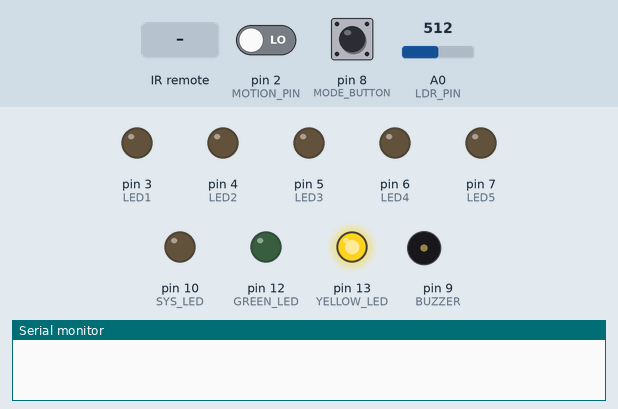
Recording of a sketch running on a simulated Arduino Uno, built with avr-gcc and run on an emulated ATmega328P. On the bench: output pins drawn as LEDs (lit = HIGH), buzzer (waves = sounding, pin HIGH), the last lines printed to the serial monitor. Dashed ring = blinking. The inputs (shaded band) are chosen by the test bench; at power-on: A0 (LDR_PIN) = 512, pin 8 (MODE_BUTTON) HIGH, pin 2 (MOTION_PIN) LOW.

Above: at 1.2 s.
1.3 s: infrared code 0xFF30CF received
At 1.9 s:
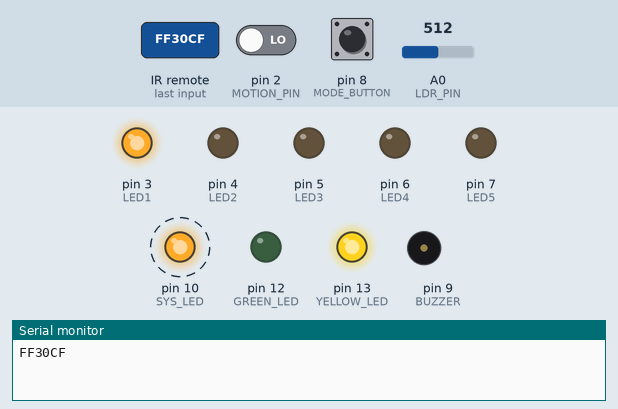
4.8 s: A0 (LDR_PIN) set to 490
At 5.75 s:
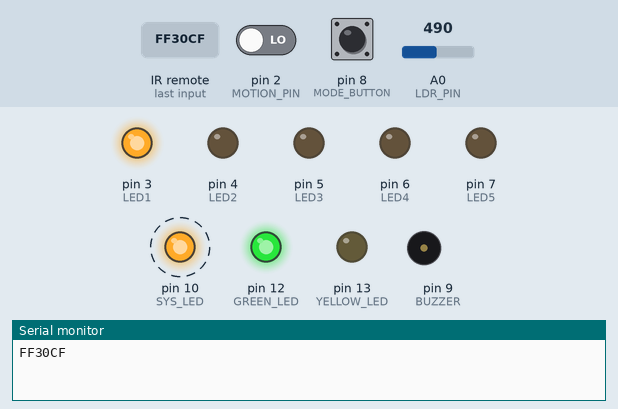
8.3 s: A0 (LDR_PIN) set to 510
At 10.25 s:
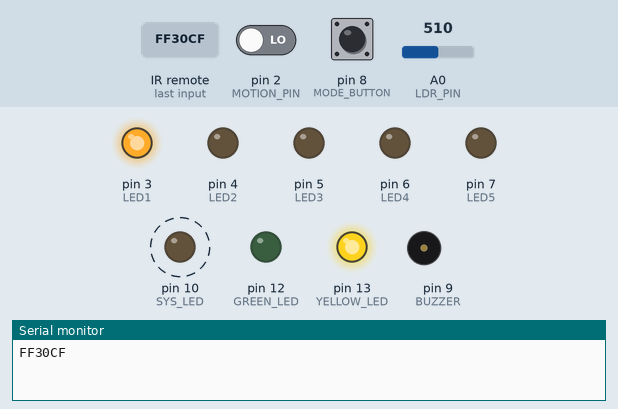
12.0 s: infrared code 0xFF18E7 received
At 12.75 s:
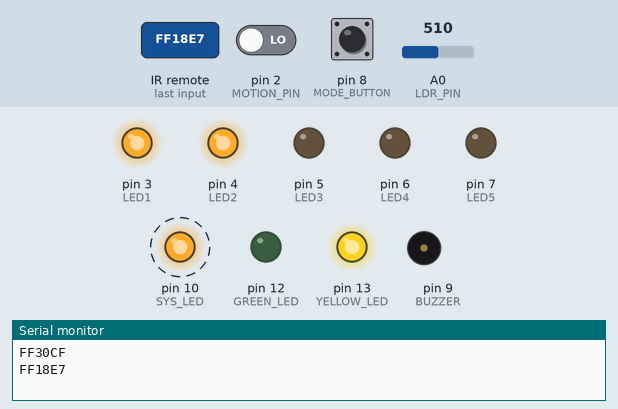
15.5 s: pin 8 (MODE_BUTTON) pulled LOW for 0.15 s
At 15.94 s:
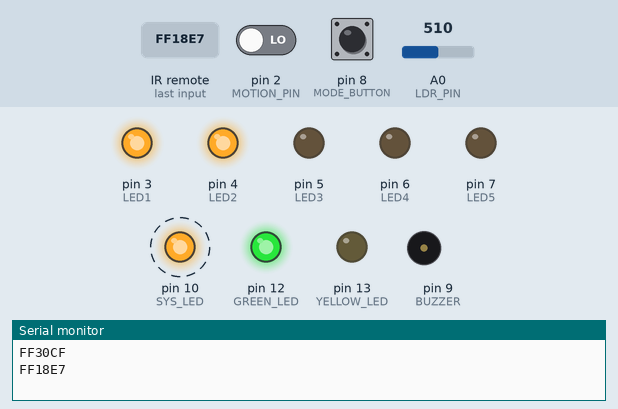
19.0 s: pin 8 (MODE_BUTTON) pulled LOW for 1 s
At 19.1 s:
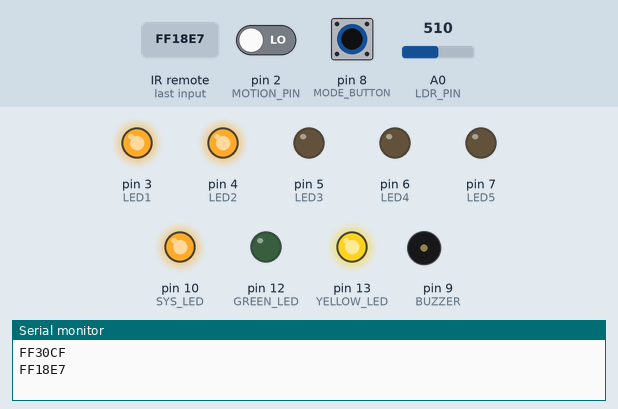
Timing chart, 0 to 23.6 s (numbered marks = the images above; inputs shaded):
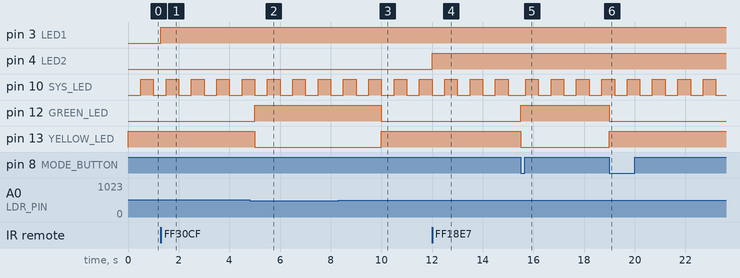

Measured:
- the behaviour switches between 500 and 499 on A0 (LDR_PIN) (found by bisection; images 1 and 2)
- after the input at 1.3 s, pin 3 (LED1): LOW → HIGH at once
- after the input at 4.8 s, pin 12 (GREEN_LED): LOW → HIGH after 0.20 s; pin 13 (YELLOW_LED): HIGH → LOW after 0.20 s
- after the input at 8.3 s, pin 12 (GREEN_LED): HIGH → LOW after 1.7 s; pin 13 (YELLOW_LED): LOW → HIGH after 1.7 s
- after the input at 12.0 s, pin 4 (LED2): LOW → HIGH at once
- after the input at 15.5 s, pin 12 (GREEN_LED): LOW → HIGH at once; pin 13 (YELLOW_LED): HIGH → LOW at once
- after the input at 19.0 s, pin 12 (GREEN_LED): HIGH → LOW at once; pin 13 (YELLOW_LED): LOW → HIGH at once
- by itself, pin 10 (SYS_LED): alternates HIGH for 0.50 s and LOW for 0.50 s

The sketch:

Hi.ino
```cpp
#include <IRremote.h>

#define IR_PIN 11
#define MOTION_PIN 2
#define LDR_PIN A0
#define MODE_BUTTON 8
#define BUZZER 9
#define SYS_LED 10
#define GREEN_LED 12
#define YELLOW_LED 13

#define LED1 3  // Dining
#define LED2 4
#define LED3 5
#define LED4 6
#define LED5 7

IRrecv irrecv(IR_PIN);
decode_results results;

bool autoMode = false;
bool diningOffLast = false;
unsigned long lastMotion = 0;
unsigned long lastBlink = 0;
bool sysLedState = false;
bool buttonPrev = HIGH;
bool isNight = false;

void setup() {
  Serial.begin(9600);
  irrecv.enableIRIn();

  pinMode(MOTION_PIN, INPUT);
  pinMode(MODE_BUTTON, INPUT_PULLUP);
  pinMode(LDR_PIN, INPUT);
  pinMode(BUZZER, OUTPUT);
  pinMode(SYS_LED, OUTPUT);
  pinMode(GREEN_LED, OUTPUT);
  pinMode(YELLOW_LED, OUTPUT);

  pinMode(LED1, OUTPUT);
  pinMode(LED2, OUTPUT);
  pinMode(LED3, OUTPUT);
  pinMode(LED4, OUTPUT);
  pinMode(LED5, OUTPUT);

  // Read light level at startup
  int lightValue = analogRead(LDR_PIN);
  isNight = lightValue < 500; // adjust threshold
  autoMode = isNight;         // night -> auto, day -> manual
  updateModeLEDs();
}

void loop() {
  // Blink system LED every 500 ms
  if (millis() - lastBlink >= 500) {
    sysLedState = !sysLedState;
    digitalWrite(SYS_LED, sysLedState);
    lastBlink = millis();
  }

  // Re-evaluate day/night every 5 seconds
  static unsigned long lastLdrCheck = 0;
  if (millis() - lastLdrCheck > 5000) {
    int lightValue = analogRead(LDR_PIN);
    bool nightNow = lightValue < 500;
    if (nightNow != isNight) {
      isNight = nightNow;
      autoMode = isNight; // switch automatically
      updateModeLEDs();
    }
    lastLdrCheck = millis();
  }

  // Manual override button
  bool buttonState = digitalRead(MODE_BUTTON);
  if (buttonPrev == HIGH && buttonState == LOW) {
    autoMode = !autoMode;
    updateModeLEDs();
    delay(200);
  }
  buttonPrev = buttonState;

  // ---------------- AUTO MODE ----------------
  if (autoMode) {
    if (isNight && digitalRead(MOTION_PIN) == HIGH) {
      beep();
      if (!diningOffLast) {
        // First motion → all lights ON
        turnAllLEDs(HIGH);
        diningOffLast = true;
      } else {
        // Second motion → turn OFF dining room only
        digitalWrite(LED1, LOW);
        diningOffLast = false;
      }
      lastMotion = millis();
      delay(1000); // debounce
    }

    // Auto-off after 30 s without motion
    if (millis() - lastMotion > 30000) {
      turnAllLEDs(LOW);
    }
  }

  // ---------------- MANUAL MODE ----------------
  if (!autoMode && irrecv.decode(&results)) {
    Serial.println(results.value, HEX);
    switch (results.value) {
      case 0xFF30CF: toggleLED(LED1); break; // 1
      case 0xFF18E7: toggleLED(LED2); break; // 2
      case 0xFF7A85: toggleLED(LED3); break; // 3
      case 0xFF10EF: toggleLED(LED4); break; // 4
      case 0xFF38C7: toggleLED(LED5); break; // 5
    }
    irrecv.resume();
  }
}

// ---------------- HELPER FUNCTIONS ----------------
void updateModeLEDs() {
  digitalWrite(GREEN_LED, autoMode);
  digitalWrite(YELLOW_LED, !autoMode);
}

void toggleLED(int pin) {
  digitalWrite(pin, !digitalRead(pin));
}

void turnAllLEDs(bool state) {
  digitalWrite(LED1, state);
  digitalWrite(LED2, state);
  digitalWrite(LED3, state);
  digitalWrite(LED4, state);
  digitalWrite(LED5, state);
}

void beep() {
  digitalWrite(BUZZER, HIGH);
  delay(100);
  digitalWrite(BUZZER, LOW);
}
```
